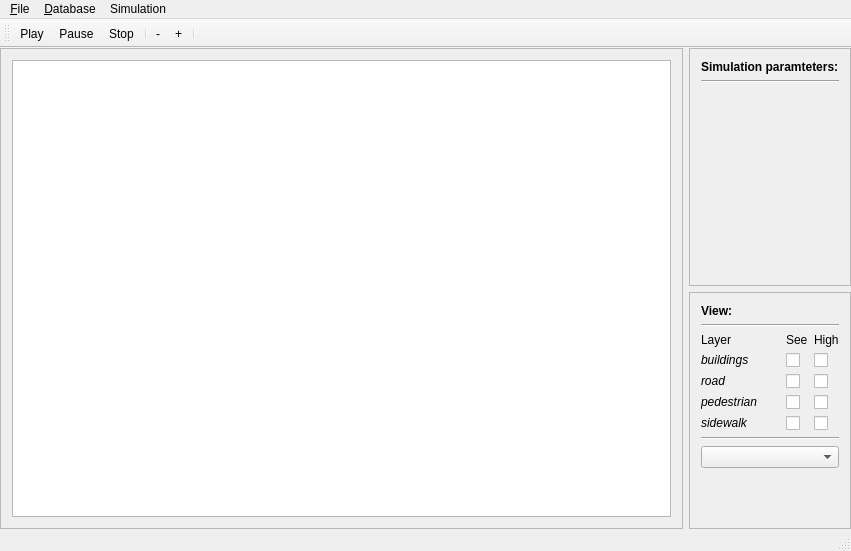
<?xml version="1.0" encoding="UTF-8"?>
<ui version="4.0">
 <class>SimCityWindow</class>
 <widget class="QMainWindow" name="SimCityWindow">
  <property name="geometry">
   <rect>
    <x>0</x>
    <y>0</y>
    <width>851</width>
    <height>551</height>
   </rect>
  </property>
  <property name="windowTitle">
   <string>SimCityWindow</string>
  </property>
  <widget class="QWidget" name="centralWidget">
   <layout class="QHBoxLayout" name="horizontalLayout">
    <property name="margin">
     <number>0</number>
    </property>
    <item>
     <widget class="QFrame" name="frame">
      <property name="frameShape">
       <enum>QFrame::NoFrame</enum>
      </property>
      <property name="frameShadow">
       <enum>QFrame::Plain</enum>
      </property>
      <layout class="QVBoxLayout" name="verticalLayout_3">
       <property name="margin">
        <number>0</number>
       </property>
       <item>
        <layout class="QHBoxLayout" name="horizontalLayout_2">
         <item>
          <widget class="QFrame" name="ogreFrame">
           <property name="sizePolicy">
            <sizepolicy hsizetype="Preferred" vsizetype="MinimumExpanding">
             <horstretch>0</horstretch>
             <verstretch>0</verstretch>
            </sizepolicy>
           </property>
           <property name="frameShape">
            <enum>QFrame::StyledPanel</enum>
           </property>
           <property name="frameShadow">
            <enum>QFrame::Raised</enum>
           </property>
           <layout class="QHBoxLayout" name="horizontalLayout_3">
            <item>
             <widget class="QGraphicsView" name="view2D"/>
            </item>
           </layout>
          </widget>
         </item>
         <item>
          <widget class="QFrame" name="frame_3">
           <property name="sizePolicy">
            <sizepolicy hsizetype="Maximum" vsizetype="Preferred">
             <horstretch>0</horstretch>
             <verstretch>0</verstretch>
            </sizepolicy>
           </property>
           <property name="frameShape">
            <enum>QFrame::NoFrame</enum>
           </property>
           <property name="frameShadow">
            <enum>QFrame::Plain</enum>
           </property>
           <layout class="QVBoxLayout" name="verticalLayout_2">
            <property name="margin">
             <number>0</number>
            </property>
            <item>
             <layout class="QVBoxLayout" name="verticalLayout">
              <item>
               <widget class="QFrame" name="frame_4">
                <property name="frameShape">
                 <enum>QFrame::StyledPanel</enum>
                </property>
                <property name="frameShadow">
                 <enum>QFrame::Raised</enum>
                </property>
                <layout class="QVBoxLayout" name="verticalLayout_4">
                 <item>
                  <widget class="QLabel" name="label">
                   <property name="text">
                    <string>&lt;b&gt;Simulation paramteters:&lt;/b&gt;</string>
                   </property>
                  </widget>
                 </item>
                 <item>
                  <widget class="Line" name="line_2">
                   <property name="orientation">
                    <enum>Qt::Horizontal</enum>
                   </property>
                  </widget>
                 </item>
                 <item>
                  <spacer name="verticalSpacer">
                   <property name="orientation">
                    <enum>Qt::Vertical</enum>
                   </property>
                   <property name="sizeHint" stdset="0">
                    <size>
                     <width>20</width>
                     <height>40</height>
                    </size>
                   </property>
                  </spacer>
                 </item>
                </layout>
               </widget>
              </item>
              <item>
               <widget class="QFrame" name="frame_5">
                <property name="frameShape">
                 <enum>QFrame::StyledPanel</enum>
                </property>
                <property name="frameShadow">
                 <enum>QFrame::Raised</enum>
                </property>
                <layout class="QVBoxLayout" name="verticalLayout_5">
                 <item>
                  <widget class="QLabel" name="label_2">
                   <property name="text">
                    <string>&lt;b&gt;View:&lt;/b&gt;</string>
                   </property>
                  </widget>
                 </item>
                 <item>
                  <widget class="Line" name="line">
                   <property name="orientation">
                    <enum>Qt::Horizontal</enum>
                   </property>
                  </widget>
                 </item>
                 <item>
                  <widget class="QWidget" name="widget" native="true">
                   <layout class="QGridLayout" name="gridLayout">
                    <property name="margin">
                     <number>0</number>
                    </property>
                    <item row="3" column="0">
                     <widget class="QLabel" name="label_8">
                      <property name="text">
                       <string>&lt;i&gt;pedestrian&lt;/i&gt;</string>
                      </property>
                     </widget>
                    </item>
                    <item row="1" column="0">
                     <widget class="QLabel" name="label_6">
                      <property name="text">
                       <string>&lt;i&gt;buildings&lt;/i&gt;</string>
                      </property>
                     </widget>
                    </item>
                    <item row="2" column="0">
                     <widget class="QLabel" name="label_7">
                      <property name="text">
                       <string>&lt;i&gt;road&lt;/i&gt;</string>
                      </property>
                     </widget>
                    </item>
                    <item row="0" column="0">
                     <widget class="QLabel" name="label_3">
                      <property name="sizePolicy">
                       <sizepolicy hsizetype="MinimumExpanding" vsizetype="Preferred">
                        <horstretch>0</horstretch>
                        <verstretch>0</verstretch>
                       </sizepolicy>
                      </property>
                      <property name="text">
                       <string>Layer</string>
                      </property>
                     </widget>
                    </item>
                    <item row="0" column="1">
                     <widget class="QLabel" name="label_4">
                      <property name="text">
                       <string>See</string>
                      </property>
                     </widget>
                    </item>
                    <item row="0" column="2">
                     <widget class="QLabel" name="label_5">
                      <property name="text">
                       <string>High</string>
                      </property>
                     </widget>
                    </item>
                    <item row="4" column="0">
                     <widget class="QLabel" name="label_9">
                      <property name="text">
                       <string>&lt;i&gt;sidewalk&lt;/i&gt;</string>
                      </property>
                     </widget>
                    </item>
                    <item row="1" column="1">
                     <widget class="QCheckBox" name="checkBox">
                      <property name="text">
                       <string/>
                      </property>
                     </widget>
                    </item>
                    <item row="2" column="1">
                     <widget class="QCheckBox" name="checkBox_2">
                      <property name="text">
                       <string/>
                      </property>
                     </widget>
                    </item>
                    <item row="3" column="1">
                     <widget class="QCheckBox" name="checkBox_3">
                      <property name="text">
                       <string/>
                      </property>
                     </widget>
                    </item>
                    <item row="4" column="1">
                     <widget class="QCheckBox" name="checkBox_4">
                      <property name="text">
                       <string/>
                      </property>
                     </widget>
                    </item>
                    <item row="1" column="2">
                     <widget class="QCheckBox" name="checkBox_5">
                      <property name="text">
                       <string/>
                      </property>
                     </widget>
                    </item>
                    <item row="2" column="2">
                     <widget class="QCheckBox" name="checkBox_6">
                      <property name="text">
                       <string/>
                      </property>
                     </widget>
                    </item>
                    <item row="3" column="2">
                     <widget class="QCheckBox" name="checkBox_7">
                      <property name="text">
                       <string/>
                      </property>
                     </widget>
                    </item>
                    <item row="4" column="2">
                     <widget class="QCheckBox" name="checkBox_8">
                      <property name="text">
                       <string/>
                      </property>
                     </widget>
                    </item>
                   </layout>
                  </widget>
                 </item>
                 <item>
                  <widget class="Line" name="line_3">
                   <property name="orientation">
                    <enum>Qt::Horizontal</enum>
                   </property>
                  </widget>
                 </item>
                 <item>
                  <widget class="QComboBox" name="comboBox"/>
                 </item>
                 <item>
                  <spacer name="verticalSpacer_2">
                   <property name="orientation">
                    <enum>Qt::Vertical</enum>
                   </property>
                   <property name="sizeHint" stdset="0">
                    <size>
                     <width>20</width>
                     <height>40</height>
                    </size>
                   </property>
                  </spacer>
                 </item>
                </layout>
                <zorder>label_2</zorder>
                <zorder>verticalSpacer_2</zorder>
                <zorder>line</zorder>
                <zorder>widget</zorder>
                <zorder>line_3</zorder>
                <zorder>comboBox</zorder>
               </widget>
              </item>
             </layout>
            </item>
           </layout>
          </widget>
         </item>
        </layout>
       </item>
      </layout>
     </widget>
    </item>
   </layout>
  </widget>
  <widget class="QMenuBar" name="menuBar">
   <property name="geometry">
    <rect>
     <x>0</x>
     <y>0</y>
     <width>851</width>
     <height>23</height>
    </rect>
   </property>
   <widget class="QMenu" name="menu_File">
    <property name="title">
     <string>&amp;File</string>
    </property>
    <addaction name="actionLoad_State"/>
    <addaction name="actionSa_ve_state"/>
    <addaction name="separator"/>
    <addaction name="actionExit"/>
   </widget>
   <widget class="QMenu" name="menu_Database">
    <property name="title">
     <string>&amp;Database</string>
    </property>
    <addaction name="actionLoadCity"/>
    <addaction name="actionConfigure_Dynamic"/>
   </widget>
   <widget class="QMenu" name="menuSimulation">
    <property name="title">
     <string>Simulation</string>
    </property>
    <addaction name="actionPlay"/>
    <addaction name="actionPause"/>
    <addaction name="actionStop"/>
   </widget>
   <addaction name="menu_File"/>
   <addaction name="menu_Database"/>
   <addaction name="menuSimulation"/>
  </widget>
  <widget class="QToolBar" name="mainToolBar">
   <attribute name="toolBarArea">
    <enum>TopToolBarArea</enum>
   </attribute>
   <attribute name="toolBarBreak">
    <bool>false</bool>
   </attribute>
   <addaction name="actionPlay"/>
   <addaction name="actionPause"/>
   <addaction name="actionStop"/>
   <addaction name="separator"/>
   <addaction name="actionMapScaleMinus"/>
   <addaction name="actionMapScalePlus"/>
   <addaction name="separator"/>
  </widget>
  <widget class="QStatusBar" name="statusBar"/>
  <action name="actionPlay">
   <property name="text">
    <string>&amp;Play</string>
   </property>
   <property name="toolTip">
    <string>Start simulation.</string>
   </property>
  </action>
  <action name="actionPause">
   <property name="text">
    <string>Pa&amp;use</string>
   </property>
   <property name="toolTip">
    <string>Pause simulation.</string>
   </property>
  </action>
  <action name="actionStop">
   <property name="text">
    <string>St&amp;op</string>
   </property>
   <property name="toolTip">
    <string>Stop simulation.</string>
   </property>
  </action>
  <action name="actionLoadCity">
   <property name="text">
    <string>Configure s&amp;tatic database</string>
   </property>
   <property name="toolTip">
    <string>Set information about static database.</string>
   </property>
  </action>
  <action name="actionExit">
   <property name="text">
    <string>Exit</string>
   </property>
   <property name="toolTip">
    <string>Close application.</string>
   </property>
   <property name="shortcut">
    <string>Ctrl+Q</string>
   </property>
  </action>
  <action name="actionConfigure_Dynamic">
   <property name="text">
    <string>Configure &amp;dynamic database</string>
   </property>
   <property name="toolTip">
    <string>Set information about dynamic database.</string>
   </property>
  </action>
  <action name="actionLoad_State">
   <property name="text">
    <string>&amp;Load State</string>
   </property>
   <property name="toolTip">
    <string>Load saved state of simulation.</string>
   </property>
  </action>
  <action name="actionSa_ve_state">
   <property name="text">
    <string>&amp;Save state</string>
   </property>
  </action>
  <action name="actionMapScaleMinus">
   <property name="text">
    <string>-</string>
   </property>
   <property name="toolTip">
    <string>Zoom out the map.</string>
   </property>
   <property name="shortcut">
    <string>-</string>
   </property>
  </action>
  <action name="actionMapScalePlus">
   <property name="text">
    <string>+</string>
   </property>
   <property name="toolTip">
    <string>Zoom in the map</string>
   </property>
   <property name="shortcut">
    <string>+</string>
   </property>
  </action>
 </widget>
 <layoutdefault spacing="6" margin="11"/>
 <resources/>
 <connections/>
</ui>
